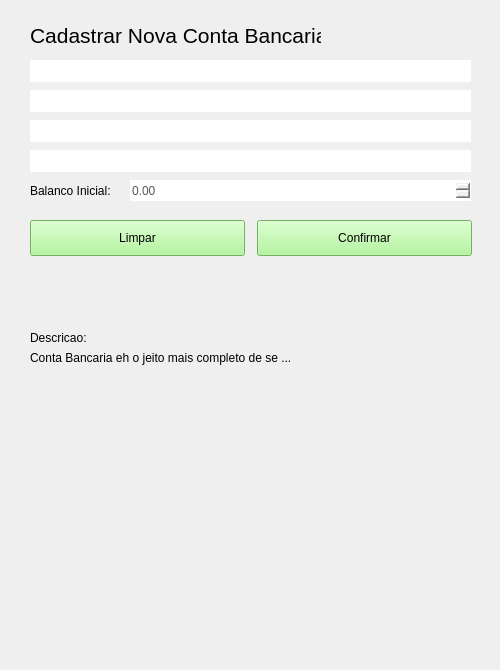
<?xml version="1.0" encoding="UTF-8"?>
<ui version="4.0">
 <class>WNewBankAccount</class>
 <widget class="QWidget" name="WNewBankAccount">
  <property name="geometry">
   <rect>
    <x>0</x>
    <y>0</y>
    <width>500</width>
    <height>670</height>
   </rect>
  </property>
  <property name="minimumSize">
   <size>
    <width>500</width>
    <height>670</height>
   </size>
  </property>
  <property name="maximumSize">
   <size>
    <width>500</width>
    <height>670</height>
   </size>
  </property>
  <property name="windowTitle">
   <string>Form</string>
  </property>
  <widget class="QLabel" name="Title">
   <property name="geometry">
    <rect>
     <x>30</x>
     <y>20</y>
     <width>291</width>
     <height>31</height>
    </rect>
   </property>
   <property name="styleSheet">
    <string notr="true">font: 16pt;</string>
   </property>
   <property name="text">
    <string>Cadastrar Nova Conta Bancaria</string>
   </property>
  </widget>
  <widget class="QPushButton" name="Confirm">
   <property name="geometry">
    <rect>
     <x>257</x>
     <y>220</y>
     <width>215</width>
     <height>36</height>
    </rect>
   </property>
   <property name="styleSheet">
    <string notr="true">#Confirm
{
    background-color: #a3f48a;
    color: black;
    font-size: 12px;
}</string>
   </property>
   <property name="text">
    <string>Confirmar</string>
   </property>
  </widget>
  <widget class="QDoubleSpinBox" name="Balance">
   <property name="geometry">
    <rect>
     <x>130</x>
     <y>180</y>
     <width>341</width>
     <height>21</height>
    </rect>
   </property>
   <property name="styleSheet">
    <string notr="true">#Balance
{
	color: #565656;
	border: none;
}</string>
   </property>
   <property name="maximum">
    <double>1000000000000000049861653971908893017010268485438462151574892930611988399099305815384459015356416.000000000000000</double>
   </property>
  </widget>
  <widget class="QLabel" name="DescBalance">
   <property name="geometry">
    <rect>
     <x>30</x>
     <y>180</y>
     <width>91</width>
     <height>21</height>
    </rect>
   </property>
   <property name="text">
    <string>Balanco Inicial:</string>
   </property>
  </widget>
  <widget class="QLabel" name="Description">
   <property name="geometry">
    <rect>
     <x>30</x>
     <y>330</y>
     <width>441</width>
     <height>16</height>
    </rect>
   </property>
   <property name="text">
    <string>Descricao:</string>
   </property>
  </widget>
  <widget class="QLineEdit" name="Name">
   <property name="geometry">
    <rect>
     <x>30</x>
     <y>60</y>
     <width>441</width>
     <height>22</height>
    </rect>
   </property>
   <property name="styleSheet">
    <string notr="true">#Name
{
	color: #565656;
	border: none;
}</string>
   </property>
   <property name="text">
    <string/>
   </property>
  </widget>
  <widget class="QPushButton" name="Clean">
   <property name="geometry">
    <rect>
     <x>30</x>
     <y>220</y>
     <width>215</width>
     <height>36</height>
    </rect>
   </property>
   <property name="styleSheet">
    <string notr="true">#Clean
{
    background-color: #a3f48a;
    color: black;
    font-size: 12px;
}</string>
   </property>
   <property name="text">
    <string>Limpar</string>
   </property>
  </widget>
  <widget class="QLabel" name="Description_2">
   <property name="geometry">
    <rect>
     <x>30</x>
     <y>350</y>
     <width>441</width>
     <height>16</height>
    </rect>
   </property>
   <property name="text">
    <string>Conta Bancaria eh o jeito mais completo de se ...</string>
   </property>
  </widget>
  <widget class="QLineEdit" name="Number">
   <property name="geometry">
    <rect>
     <x>30</x>
     <y>90</y>
     <width>441</width>
     <height>22</height>
    </rect>
   </property>
   <property name="styleSheet">
    <string notr="true">#Number
{
	color: #565656;
	border: none;
}</string>
   </property>
   <property name="text">
    <string/>
   </property>
  </widget>
  <widget class="QLineEdit" name="Agency">
   <property name="geometry">
    <rect>
     <x>30</x>
     <y>120</y>
     <width>441</width>
     <height>22</height>
    </rect>
   </property>
   <property name="styleSheet">
    <string notr="true">#Agency
{
	color: #565656;
	border: none;
}</string>
   </property>
   <property name="text">
    <string/>
   </property>
  </widget>
  <widget class="QLineEdit" name="Bank">
   <property name="geometry">
    <rect>
     <x>30</x>
     <y>150</y>
     <width>441</width>
     <height>22</height>
    </rect>
   </property>
   <property name="styleSheet">
    <string notr="true">#Bank
{
	color: #565656;
	border: none;
}</string>
   </property>
   <property name="text">
    <string/>
   </property>
  </widget>
  <widget class="QLabel" name="Erro">
   <property name="geometry">
    <rect>
     <x>30</x>
     <y>280</y>
     <width>441</width>
     <height>16</height>
    </rect>
   </property>
   <property name="styleSheet">
    <string notr="true">#Erro
{
	color: red;
}</string>
   </property>
   <property name="text">
    <string/>
   </property>
  </widget>
 </widget>
 <resources/>
 <connections/>
</ui>
